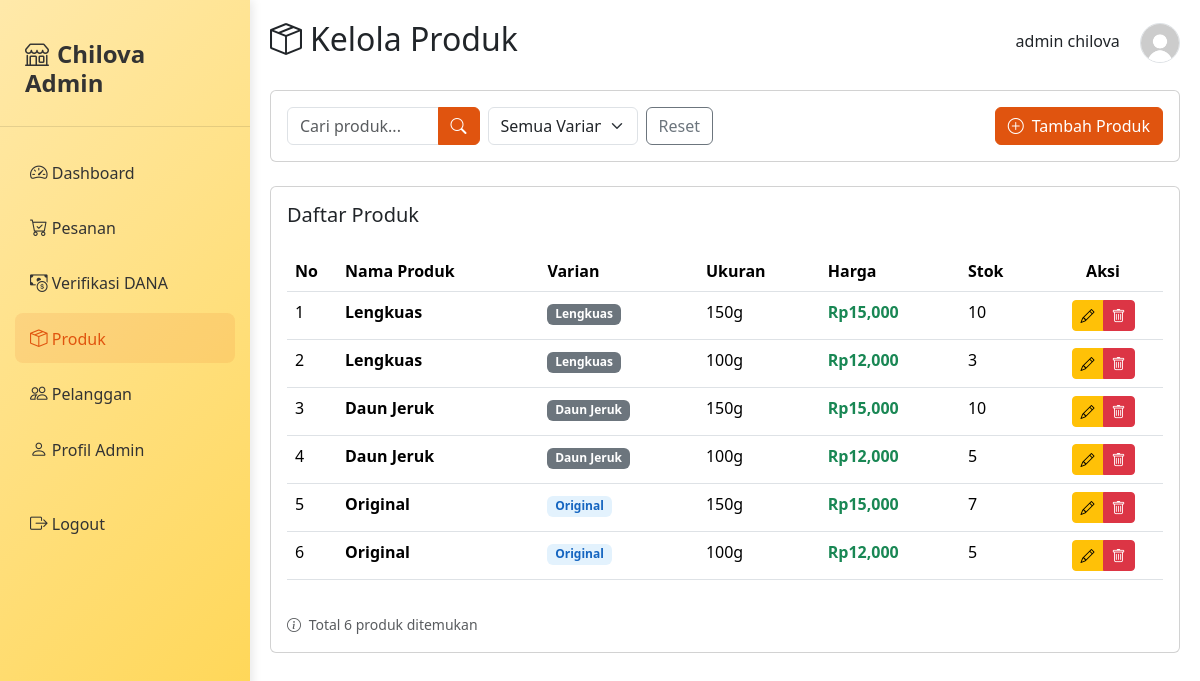
/admin/produk.php (signed in), run on an earlier commit of the app's database.
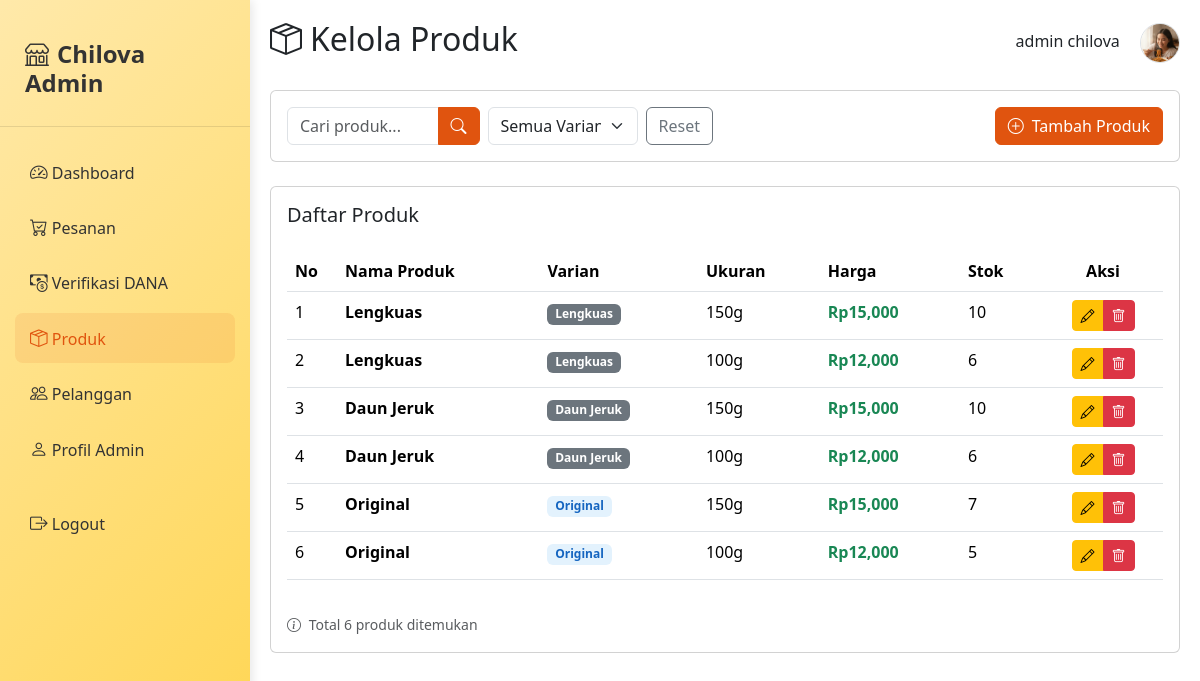
And on a later commit of the database.
### tables this page shows
CREATE TABLE `users` (
  `user_id` int(12) NOT NULL,
  `username` text NOT NULL,
  `password` text NOT NULL,
  `role` enum('Admin','User') NOT NULL DEFAULT 'User',
  `profile_picture` varchar(255) NOT NULL
);

CREATE TABLE `products` (
  `id` int(11) NOT NULL,
  `nama` varchar(100) NOT NULL,
  `varian` enum('Original','Daun Jeruk','Lengkuas') NOT NULL,
  `ukuran` varchar(50) NOT NULL,
  `harga` int(11) NOT NULL,
  `gambar` varchar(255) DEFAULT NULL,
  `stok` int(50) NOT NULL
);

### function.php (called while the page is built, shortened)
<?php
include_once 'koneksi.php';
function getProfilePicturePath($user_id) {
    global $conn;
    $stmt = $conn->prepare("SELECT profile_picture FROM users WHERE user_id = ?");
    $stmt->bind_param("i", $user_id);
    $stmt->execute();
    $result = $stmt->get_result();
    if ($result->num_rows > 0) {
        $user = $result->fetch_assoc();
        $filename = $user['profile_picture'];
        if ($filename === 'default.jpg') {
            return 'images/default.jpg';
        }
        $filepath = 'uploads/profile/' . $filename;
        if (file_exists($filepath)) {
            return $filepath;
        } else {
            return 'images/default.jpg';
        }
    }
    return 'images/default.jpg';
}
?>

### admin/produk.php (the view, shortened to what the changed rows need)
<?php
require "../koneksi.php";
$user_id = $_SESSION['user_id'];
$query_produk = "SELECT * FROM products WHERE 1=1";
$query_produk .= " ORDER BY id DESC";
$result_produk = mysqli_query($conn, $query_produk);
?>
<!DOCTYPE html>
<html lang="id">
<head>
    <link href="https://cdn.jsdelivr.net/npm/bootstrap@5.3.8/dist/css/bootstrap.min.css" rel="stylesheet">
    <link rel="stylesheet" href="https://cdn.jsdelivr.net/npm/bootstrap-icons@1.11.1/font/bootstrap-icons.css">
</head>
<body>
<div class="main-content">
    <div class="d-flex justify-content-between align-items-center mb-4">
        <h2><i class="bi bi-box-seam me-2"></i>Kelola Produk</h2>
        <div>
            <?php
            require "../function.php";
            $user_id = $_SESSION['user_id'];
            $profile_picture = getProfilePicturePath($user_id);
            ?>
            <a href="profile_admin.php">
                <img src="<?php echo htmlspecialchars($profile_picture); ?>"
                    alt="Profile"
                    class="rounded-circle border"
                    style="width: 40px; height: 40px; object-fit: cover;"
                    onerror="this.src='../images/profile.jpg'">
            </a>
        </div>
    </div>
    <div class="card">
        <div class="card-body">
            <?php if (mysqli_num_rows($result_produk) > 0): ?>
                <div class="table-responsive">
                    <table class="table table-hover">
                        <thead>
                            <tr>
                                <th width="50">No</th>
                                <th>Nama Produk</th>
                                <th>Varian</th>
                                <th>Ukuran</th>
                                <th>Harga</th>
                                <th>Stok</th>
                                <th width="120" class="text-center">Aksi</th>
                            </tr>
                        </thead>
                        <tbody>
                            <?php $no = 1; ?>
                            <?php while ($produk = mysqli_fetch_assoc($result_produk)):
                                $badge_class = '';
                                switch($produk['varian']) {
                                    case 'Original':
                                        $badge_class = 'badge-original';
                                        break;
                                    default:
                                        $badge_class = 'bg-secondary';
                                }
                            ?>
                                <tr>
                                    <td><?= $no++ ?></td>
                                    <td>
                                        <strong><?= htmlspecialchars($produk['nama']) ?></strong>
                                    </td>
                                    <td>
                                        <span class="badge <?= $badge_class ?>">
                                            <?= htmlspecialchars($produk['varian']) ?>
                                        </span>
                                    </td>
                                    <td><?= htmlspecialchars($produk['ukuran']) ?></td>
                                    <td class="fw-bold text-success">Rp<?= number_format($produk['harga']) ?></td>
                                    <td><?= htmlspecialchars($produk['stok']) ?></td>
                                    <td class="text-center">
                                        <div class="btn-group btn-group-sm">
                                            <a href="produk_edit.php?id=<?= $produk['id'] ?>"
                                            class="btn btn-warning" title="Edit">
                                                <i class="bi bi-pencil"></i>
                                            </a>
                                            <button type="button" class="btn btn-danger"
                                                    data-bs-toggle="modal" data-bs-target="#deleteModal<?= $produk['id'] ?>"
                                                    title="Hapus">
                                                <i class="bi bi-trash"></i>
                                            </button>
                                        </div>
                                    </td>
                                </tr>
                            <?php endwhile; ?>
                        </tbody>
                    </table>
                </div>
            <?php endif; ?>
        </div>
    </div>
</div>
</body>
</html>

What changed in the data, as far as the page shows it:
changed users: profile_picture: picture added in place of a placeholder
changed products (number 2 of 6 on the later page): stok "3" → "6"
changed products (number 4 of 6 on the later page): stok "5" → "6"
